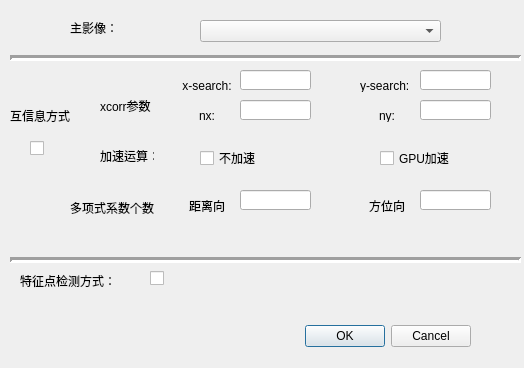
<?xml version="1.0" encoding="UTF-8"?>
<ui version="4.0">
 <class>Dialog</class>
 <widget class="QDialog" name="Dialog">
  <property name="geometry">
   <rect>
    <x>0</x>
    <y>0</y>
    <width>524</width>
    <height>368</height>
   </rect>
  </property>
  <property name="windowTitle">
   <string>Dialog</string>
  </property>
  <property name="layoutDirection">
   <enum>Qt::LeftToRight</enum>
  </property>
  <widget class="QDialogButtonBox" name="buttonBox">
   <property name="geometry">
    <rect>
     <x>130</x>
     <y>320</y>
     <width>341</width>
     <height>32</height>
    </rect>
   </property>
   <property name="orientation">
    <enum>Qt::Horizontal</enum>
   </property>
   <property name="standardButtons">
    <set>QDialogButtonBox::Cancel|QDialogButtonBox::Ok</set>
   </property>
  </widget>
  <widget class="QLabel" name="label">
   <property name="geometry">
    <rect>
     <x>70</x>
     <y>20</y>
     <width>131</width>
     <height>16</height>
    </rect>
   </property>
   <property name="text">
    <string>主影像：</string>
   </property>
  </widget>
  <widget class="QComboBox" name="comboBox">
   <property name="geometry">
    <rect>
     <x>200</x>
     <y>20</y>
     <width>241</width>
     <height>22</height>
    </rect>
   </property>
  </widget>
  <widget class="Line" name="line">
   <property name="geometry">
    <rect>
     <x>10</x>
     <y>50</y>
     <width>511</width>
     <height>16</height>
    </rect>
   </property>
   <property name="lineWidth">
    <number>3</number>
   </property>
   <property name="orientation">
    <enum>Qt::Horizontal</enum>
   </property>
  </widget>
  <widget class="QLabel" name="label_2">
   <property name="geometry">
    <rect>
     <x>10</x>
     <y>100</y>
     <width>61</width>
     <height>31</height>
    </rect>
   </property>
   <property name="text">
    <string>互信息方式</string>
   </property>
  </widget>
  <widget class="QLabel" name="label_3">
   <property name="geometry">
    <rect>
     <x>20</x>
     <y>270</y>
     <width>101</width>
     <height>21</height>
    </rect>
   </property>
   <property name="text">
    <string>特征点检测方式：</string>
   </property>
  </widget>
  <widget class="QCheckBox" name="checkBox">
   <property name="geometry">
    <rect>
     <x>30</x>
     <y>140</y>
     <width>71</width>
     <height>16</height>
    </rect>
   </property>
   <property name="text">
    <string/>
   </property>
  </widget>
  <widget class="QCheckBox" name="checkBox_2">
   <property name="geometry">
    <rect>
     <x>150</x>
     <y>270</y>
     <width>71</width>
     <height>16</height>
    </rect>
   </property>
   <property name="text">
    <string/>
   </property>
  </widget>
  <widget class="QLabel" name="label_4">
   <property name="geometry">
    <rect>
     <x>100</x>
     <y>100</y>
     <width>54</width>
     <height>12</height>
    </rect>
   </property>
   <property name="text">
    <string>xcorr参数：</string>
   </property>
  </widget>
  <widget class="QLineEdit" name="lineEdit">
   <property name="geometry">
    <rect>
     <x>240</x>
     <y>70</y>
     <width>71</width>
     <height>20</height>
    </rect>
   </property>
  </widget>
  <widget class="QLabel" name="label_5">
   <property name="geometry">
    <rect>
     <x>180</x>
     <y>80</y>
     <width>54</width>
     <height>12</height>
    </rect>
   </property>
   <property name="layoutDirection">
    <enum>Qt::LeftToRight</enum>
   </property>
   <property name="text">
    <string>x-search:</string>
   </property>
   <property name="textFormat">
    <enum>Qt::AutoText</enum>
   </property>
   <property name="alignment">
    <set>Qt::AlignCenter</set>
   </property>
  </widget>
  <widget class="QLabel" name="label_6">
   <property name="geometry">
    <rect>
     <x>360</x>
     <y>80</y>
     <width>54</width>
     <height>12</height>
    </rect>
   </property>
   <property name="text">
    <string>y-search:</string>
   </property>
  </widget>
  <widget class="QLineEdit" name="lineEdit_2">
   <property name="geometry">
    <rect>
     <x>420</x>
     <y>70</y>
     <width>71</width>
     <height>20</height>
    </rect>
   </property>
  </widget>
  <widget class="QLabel" name="label_7">
   <property name="geometry">
    <rect>
     <x>180</x>
     <y>110</y>
     <width>54</width>
     <height>12</height>
    </rect>
   </property>
   <property name="layoutDirection">
    <enum>Qt::LeftToRight</enum>
   </property>
   <property name="text">
    <string>nx:</string>
   </property>
   <property name="textFormat">
    <enum>Qt::AutoText</enum>
   </property>
   <property name="alignment">
    <set>Qt::AlignCenter</set>
   </property>
  </widget>
  <widget class="QLabel" name="label_8">
   <property name="geometry">
    <rect>
     <x>360</x>
     <y>110</y>
     <width>54</width>
     <height>12</height>
    </rect>
   </property>
   <property name="layoutDirection">
    <enum>Qt::LeftToRight</enum>
   </property>
   <property name="text">
    <string>ny:</string>
   </property>
   <property name="alignment">
    <set>Qt::AlignCenter</set>
   </property>
  </widget>
  <widget class="QLineEdit" name="lineEdit_3">
   <property name="geometry">
    <rect>
     <x>240</x>
     <y>100</y>
     <width>71</width>
     <height>20</height>
    </rect>
   </property>
   <property name="text">
    <string/>
   </property>
  </widget>
  <widget class="QLineEdit" name="lineEdit_4">
   <property name="geometry">
    <rect>
     <x>420</x>
     <y>100</y>
     <width>71</width>
     <height>20</height>
    </rect>
   </property>
   <property name="text">
    <string/>
   </property>
  </widget>
  <widget class="QLabel" name="label_9">
   <property name="geometry">
    <rect>
     <x>100</x>
     <y>150</y>
     <width>54</width>
     <height>12</height>
    </rect>
   </property>
   <property name="text">
    <string>加速运算：</string>
   </property>
  </widget>
  <widget class="QCheckBox" name="checkBox_3">
   <property name="geometry">
    <rect>
     <x>200</x>
     <y>150</y>
     <width>71</width>
     <height>16</height>
    </rect>
   </property>
   <property name="text">
    <string>不加速</string>
   </property>
  </widget>
  <widget class="QCheckBox" name="checkBox_4">
   <property name="geometry">
    <rect>
     <x>380</x>
     <y>150</y>
     <width>71</width>
     <height>16</height>
    </rect>
   </property>
   <property name="text">
    <string>GPU加速</string>
   </property>
  </widget>
  <widget class="QLabel" name="label_10">
   <property name="geometry">
    <rect>
     <x>70</x>
     <y>200</y>
     <width>111</width>
     <height>16</height>
    </rect>
   </property>
   <property name="text">
    <string>多项式系数个数</string>
   </property>
  </widget>
  <widget class="QLabel" name="label_11">
   <property name="geometry">
    <rect>
     <x>180</x>
     <y>200</y>
     <width>54</width>
     <height>12</height>
    </rect>
   </property>
   <property name="layoutDirection">
    <enum>Qt::LeftToRight</enum>
   </property>
   <property name="text">
    <string>距离向</string>
   </property>
   <property name="textFormat">
    <enum>Qt::AutoText</enum>
   </property>
   <property name="alignment">
    <set>Qt::AlignCenter</set>
   </property>
  </widget>
  <widget class="QLineEdit" name="lineEdit_5">
   <property name="geometry">
    <rect>
     <x>420</x>
     <y>190</y>
     <width>71</width>
     <height>20</height>
    </rect>
   </property>
   <property name="text">
    <string/>
   </property>
  </widget>
  <widget class="QLabel" name="label_12">
   <property name="geometry">
    <rect>
     <x>360</x>
     <y>200</y>
     <width>54</width>
     <height>12</height>
    </rect>
   </property>
   <property name="layoutDirection">
    <enum>Qt::LeftToRight</enum>
   </property>
   <property name="text">
    <string>方位向</string>
   </property>
   <property name="alignment">
    <set>Qt::AlignCenter</set>
   </property>
  </widget>
  <widget class="QLineEdit" name="lineEdit_6">
   <property name="geometry">
    <rect>
     <x>240</x>
     <y>190</y>
     <width>71</width>
     <height>20</height>
    </rect>
   </property>
   <property name="text">
    <string/>
   </property>
  </widget>
  <widget class="Line" name="line_2">
   <property name="geometry">
    <rect>
     <x>10</x>
     <y>250</y>
     <width>511</width>
     <height>20</height>
    </rect>
   </property>
   <property name="lineWidth">
    <number>3</number>
   </property>
   <property name="orientation">
    <enum>Qt::Horizontal</enum>
   </property>
  </widget>
 </widget>
 <resources/>
 <connections>
  <connection>
   <sender>buttonBox</sender>
   <signal>accepted()</signal>
   <receiver>Dialog</receiver>
   <slot>accept()</slot>
   <hints>
    <hint type="sourcelabel">
     <x>248</x>
     <y>254</y>
    </hint>
    <hint type="destinationlabel">
     <x>157</x>
     <y>274</y>
    </hint>
   </hints>
  </connection>
  <connection>
   <sender>buttonBox</sender>
   <signal>rejected()</signal>
   <receiver>Dialog</receiver>
   <slot>reject()</slot>
   <hints>
    <hint type="sourcelabel">
     <x>316</x>
     <y>260</y>
    </hint>
    <hint type="destinationlabel">
     <x>286</x>
     <y>274</y>
    </hint>
   </hints>
  </connection>
 </connections>
</ui>
